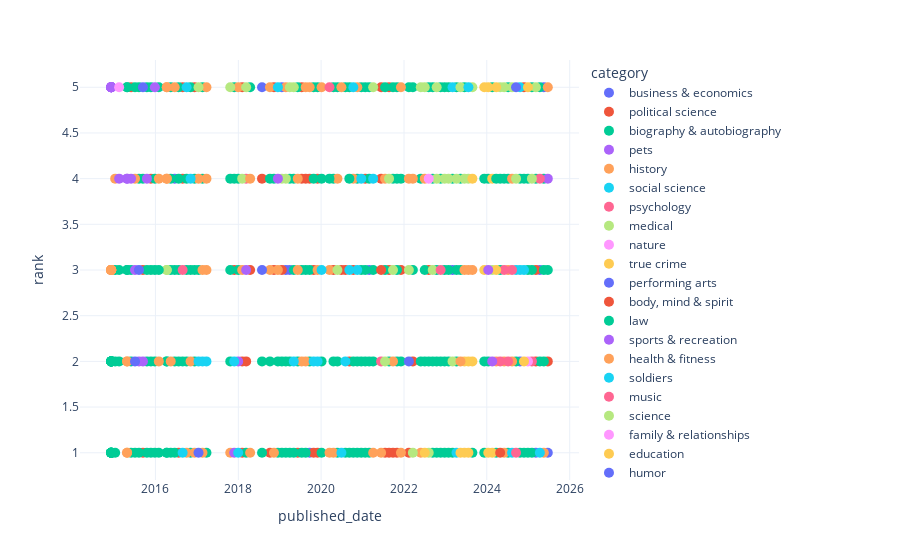

Notebook code cell kept with this figure:
### Code cell
fig = px.scatter(df[(df['rank']<6)], x = 'published_date', y = 'rank', color='category',opacity=1, hover_data='title',)
fig.update_traces(marker=dict(size=10))
fig.show()

fig.write_image("images/dots.svg")
fig.write_html("images/dots.html")

### Figure 1 — Plotly figure (JSON) as saved in the notebook; plotly's stock layout.template omitted (floating-point values rounded to 4 significant figures; data arrays with more than 128 entries replaced by an {"elided": "..."} marker saying what was removed)
{"data": [{"customdata": [["HOW COUNTRIES GO BROKE"], ["ABUNDANCE"], ["ABUNDANCE"], ["THE TECHNOLOGICAL REPUBLIC"], ["REVENGE OF THE TIPPING POINT"], ["UNSCRIPTED"], ["THINK AGAIN"], ["CALL SIGN CHAOS"], ["BAD BLOOD"], ["BAD BLOOD"], ["BAD BLOOD"], ["BAD BLOOD"], ["GRIT"]], "hovertemplate": "category=business & economics<br>published_date=%{x}<br>rank=%{y}<br>title=%{customdata[0]}<extra></extra>", "legendgroup": "business & economics", "marker": {"color": "#636efa", "opacity": 1, "size": 10, "symbol": "circle"}, "mode": "markers", "name": "business & economics", "orientation": "v", "showlegend": true, "type": "scatter", "x": ["2025-06-22", "2025-05-18", "2025-04-13", "2025-03-09", "2024-10-20", "2023-03-05", "2021-02-28", "2019-09-22", "2019-03-31", "2019-02-24", "2019-01-20", "2018-07-29", "2016-06-19"], "xaxis": "x", "y": [1, 5, 3, 1, 2, 3, 3, 1, 3, 3, 5, 5, 4], "yaxis": "y"}, {"customdata": [["ORIGINAL SIN"], ["SEVEN THINGS YOU CAN'T SAY ABOUT CHINA"], ["ON TYRANNY"], ["ON TYRANNY"], ["THANK YOU FOR YOUR SERVITUDE"], ["RED-HANDED"], ["RED-HANDED"], ["BETRAYAL"], ["MIDNIGHT IN WASHINGTON"], ["AMERICAN MARXISM"], ["AMERICAN MARXISM"], ["I ALONE CAN FIX IT"], ["THE PREMONITION"], ["NIGHTMARE SCENARIO"], ["ZERO FAIL"], ["THE PREMONITION"], ["ON TYRANNY"], ["BLACKOUT"], ["LIVE FREE OR DIE"], ["HOW TO BE AN ANTIRACIST"], ["HOW TO BE AN ANTIRACIST"], ["FRONT ROW AT THE TRUMP SHOW"], ["TRIGGERED"], ["WITH ALL DUE RESPECT"], ["BLOWOUT"], ["WITCH HUNT"], ["RADICALS, RESISTANCE AND REVENGE"], ["UNFREEDOM OF THE PRESS"], ["UNFREEDOM OF THE PRESS"], ["THE MUELLER REPORT"], ["UNFREEDOM OF THE PRESS"], ["THE POINT OF IT ALL"], ["SHIP OF FOOLS"], ["FEAR"], ["FEAR"], ["THINGS THAT MATTER"], ["RUSSIAN ROULETTE"], ["FIRE AND FURY"], ["FIRE AND FURY"], ["IT'S EVEN WORSE THAN YOU THINK"], ["TRUMPOCRACY"], ["HACKS"], ["THANK YOU FOR BEING LATE"], ["HILLARY'S AMERICA"], ["ARMAGEDDON"], ["CRISIS OF CHARACTER"], ["CRIPPLED AMERICA"], ["IT IS ABOUT ISLAM"], ["PLUNDER AND DECEIT"], ["CLINTON CASH"]], "hovertemplate": "category=political science<br>published_date=%{x}<br>rank=%{y}<br>title=%{customdata[0]}<extra></extra>", "legendgroup": "political science", "marker": {"color": "#EF553B", "opacity": 1, "size": 10, "symbol": "circle"}, "mode": "markers", "name": "political science", "orientation": "v", "showlegend": true, "type": "scatter", "x": ["2025-06-22", "2025-03-09", "2025-03-09", "2024-11-24", "2022-08-07", "2022-03-20", "2022-02-13", "2021-12-05", "2021-10-31", "2021-09-26", "2021-08-22", "2021-08-22", "2021-08-22", "2021-07-18", "2021-06-13", "2021-06-13", "2021-01-24", "2020-10-11", "2020-09-06", "2020-08-02", "2020-06-28", "2020-04-19", "2019-12-01", "2019-12-01", "2019-10-27", "2019-10-27", "2019-09-22", "2019-08-18", "2019-07-14", "2019-07-14", "2019-06-09", "2019-01-20", "2018-11-11", "2018-11-11", "2018-10-07", "2018-07-29", "2018-04-15", "2018-03-11", "2018-02-04", "2018-02-04", "2018-02-04", "2017-11-26", "2016-12-11", "2016-08-28", "2016-08-28", "2016-07-24", "2015-11-22", "2015-09-13", "2015-09-13", "2015-05-31"], "xaxis": "x", "y": [2, 2, 3, 5, 3, 2, 1, 3, 1, 1, 1, 3, 5, 1, 4, 5, 4, 3, 2, 3, 3, 3, 1, 4, 1, 3, 4, 4, 4, 5, 1, 3, 3, 5, 1, 4, 3, 2, 1, 2, 5, 3, 5, 4, 5, 1, 4, 1, 3, 5], "yaxis": "y"}, {"customdata": {"elided": "228x1 str values"}, "hovertemplate": "category=biography & autobiography<br>published_date=%{x}<br>rank=%{y}<br>title=%{customdata[0]}<extra></extra>", "legendgroup": "biography & autobiography", "marker": {"color": "#00cc96", "opacity": 1, "size": 10, "symbol": "circle"}, "mode": "markers", "name": "biography & autobiography", "orientation": "v", "showlegend": true, "type": "scatter", "x": {"elided": "228 str values"}, "xaxis": "x", "y": {"elided": "228 int values"}, "yaxis": "y"}, {"customdata": [["THIS DOG WILL CHANGE YOUR LIFE"]], "hovertemplate": "category=pets<br>published_date=%{x}<br>rank=%{y}<br>title=%{customdata[0]}<extra></extra>", "legendgroup": "pets", "marker": {"color": "#ab63fa", "opacity": 1, "size": 10, "symbol": "circle"}, "mode": "markers", "name": "pets", "orientation": "v", "showlegend": true, "type": "scatter", "x": ["2025-06-22"], "xaxis": "x", "y": [4], "yaxis": "y"}, {"customdata": [["TRUMP'S TRIUMPH"], ["THE FATE OF THE DAY"], ["AUTOCRACY, INC."], ["THE DEMON OF UNREST"], ["THE DEMON OF UNREST"], ["THE SITUATION ROOM"], ["THE DEMON OF UNREST"], ["BLOOD MONEY"], ["KILLING THE KILLERS"], ["KILLING THE KILLERS"], ["THE 1619 PROJECT"], ["THE 1619 PROJECT"], ["THE 1619 PROJECT"], ["COUNTDOWN BIN LADEN"], ["KILLING THE MOB"], ["KILLING THE MOB"], ["THIS IS THE FIRE"], ["KILLING CRAZY HORSE"], ["KILLING CRAZY HORSE"], ["COUNTDOWN 1945"], ["THE SPLENDID AND THE VILE"], ["THE SPLENDID AND THE VILE"], ["THE SPLENDID AND THE VILE"], ["UNKNOWN VALOR"], ["SAM HOUSTON AND THE ALAMO AVENGERS"], ["SAM HOUSTON AND THE ALAMO AVENGERS"], ["THE PIONEERS"], ["THREE WOMEN"], ["THE PIONEERS"], ["THE PIONEERS"], ["THE PIONEERS"], ["SEA STORIES"], ["THE FIRST CONSPIRACY"], ["KILLING THE SS"], ["KILLING THE SS"], ["LEADERSHIP"], ["THESE TRUTHS"], ["HORSE SOLDIERS"], ["ANDREW JACKSON AND THE MIRACLE OF NEW ORLEANS"], ["KILLING ENGLAND"], ["HIDDEN FIGURES"], ["KILLING THE RISING SUN"], ["THE ZOOKEEPER’S WIFE"], ["HIDDEN FIGURES"], ["KILLING THE RISING SUN"], ["KILLING THE RISING SUN"], ["KILLING THE RISING SUN"], ["KILLING THE RISING SUN"], ["KILLING THE RISING SUN"], ["THE GENE"], ["DEAD WAKE"], ["FROZEN IN TIME"], ["DEAD WAKE"], ["FROZEN IN TIME"], ["13 HOURS"], ["THE RESIDENCE"], ["DEAD WAKE"], ["THE RESIDENCE"], ["DEAD WAKE"], ["THE RESIDENCE"], ["DEAD WAKE"], ["KILLING PATTON"], ["KILLING PATTON"], ["KILLING PATTON"], ["KILLING PATTON"], ["KILLING PATTON"], ["KILLING PATTON"], ["KILLING PATTON"], ["KILLING PATTON"], ["KILLING PATTON"], ["KILLING PATTON"], ["KILLING PATTON"]], "hovertemplate": "category=history<br>published_date=%{x}<br>rank=%{y}<br>title=%{customdata[0]}<extra></extra>", "legendgroup": "history", "marker": {"color": "#FFA15A", "opacity": 1, "size": 10, "symbol": "circle"}, "mode": "markers", "name": "history", "orientation": "v", "showlegend": true, "type": "scatter", "x": ["2025-06-22", "2025-05-18", "2024-08-11", "2024-08-11", "2024-07-07", "2024-06-02", "2024-06-02", "2024-03-24", "2022-07-03", "2022-05-29", "2022-03-20", "2022-02-13", "2021-12-05", "2021-09-26", "2021-07-18", "2021-06-13", "2021-04-04", "2020-11-15", "2020-10-11", "2020-06-28", "2020-05-24", "2020-04-19", "2020-03-15", "2020-03-15", "2020-01-05", "2019-12-01", "2019-09-22", "2019-08-18", "2019-08-18", "2019-07-14", "2019-06-09", "2019-06-09", "2019-02-24", "2018-12-16", "2018-11-11", "2018-10-07", "2018-10-07", "2018-02-04", "2017-12-31", "2017-10-22", "2017-03-26", "2017-03-26", "2017-03-26", "2017-02-19", "2017-02-19", "2017-01-15", "2016-12-11", "2016-11-06", "2016-10-02", "2016-06-19", "2016-04-10", "2016-04-10", "2016-04-10", "2016-04-10", "2016-01-31", "2016-01-31", "2015-07-05", "2015-04-26", "2015-04-26", "2015-04-26", "2015-04-26", "2015-01-11", "2014-12-07", "2014-12-07", "2014-12-07", "2014-12-07", "2014-12-07", "2014-12-07", "2014-12-07", "2014-12-07", "2014-12-07", "2014-12-07"], "xaxis": "x", "y": [5, 1, 2, 4, 3, 1, 2, 2, 4, 1, 4, 4, 1, 2, 4, 1, 1, 5, 4, 5, 4, 1, 1, 3, 5, 3, 5, 2, 5, 2, 3, 4, 5, 3, 1, 3, 5, 3, 5, 1, 3, 4, 5, 1, 3, 4, 1, 2, 1, 5, 4, 5, 4, 5, 2, 4, 4, 1, 2, 1, 2, 4, 3, 3, 3, 3, 3, 3, 3, 3, 3, 3], "yaxis": "y"}, {"customdata": [["EVERYTHING IS TUBERCULOSIS"], ["HILLBILLY ELEGY"], ["THE MESSAGE"], ["HILLBILLY ELEGY"], ["HILLBILLY ELEGY"], ["HILLBILLY ELEGY"], ["POVERTY, BY AMERICA"], ["CASTE"], ["CASTE"], ["CASTE"], ["CASTE"], ["CASTE"], ["CASTE"], ["WHITE FRAGILITY"], ["WHITE FRAGILITY"], ["TALKING TO STRANGERS"], ["TALKING TO STRANGERS"], ["TALKING TO STRANGERS"], ["THE SECOND MOUNTAIN"], ["HILLBILLY ELEGY"], ["HILLBILLY ELEGY"], ["HILLBILLY ELEGY"], ["HILLBILLY ELEGY"], ["HILLBILLY ELEGY"], ["HILLBILLY ELEGY"], ["HILLBILLY ELEGY"]], "hovertemplate": "category=social science<br>published_date=%{x}<br>rank=%{y}<br>title=%{customdata[0]}<extra></extra>", "legendgroup": "social science", "marker": {"color": "#19d3f3", "opacity": 1, "size": 10, "symbol": "circle"}, "mode": "markers", "name": "social science", "orientation": "v", "showlegend": true, "type": "scatter", "x": ["2025-04-13", "2024-11-24", "2024-10-20", "2024-10-20", "2024-09-15", "2024-08-11", "2023-04-09", "2023-03-05", "2021-04-04", "2020-12-20", "2020-11-15", "2020-10-11", "2020-09-06", "2020-08-02", "2020-06-28", "2020-01-05", "2019-12-01", "2019-10-27", "2019-05-05", "2018-12-16", "2017-03-26", "2017-02-19", "2017-01-15", "2016-11-06", "2016-10-02", "2016-08-28"], "xaxis": "x", "y": [1, 3, 3, 5, 3, 1, 1, 5, 4, 4, 3, 5, 3, 2, 1, 3, 2, 2, 2, 5, 2, 2, 2, 4, 5, 1], "yaxis": "y"}, {"customdata": [["THE ANXIOUS GENERATION"], ["THE ANXIOUS GENERATION"], ["THE ANXIOUS GENERATION"], ["THE ANXIOUS GENERATION"], ["THE ANXIOUS GENERATION"], ["THE ANXIOUS GENERATION"], ["THE ANXIOUS GENERATION"], ["WHAT HAPPENED TO YOU?"], ["ENLIGHTENMENT NOW"]], "hovertemplate": "category=psychology<br>published_date=%{x}<br>rank=%{y}<br>title=%{customdata[0]}<extra></extra>", "legendgroup": "psychology", "marker": {"color": "#FF6692", "opacity": 1, "size": 10, "symbol": "circle"}, "mode": "markers", "name": "psychology", "orientation": "v", "showlegend": true, "type": "scatter", "x": ["2025-04-13", "2025-02-02", "2024-09-15", "2024-08-11", "2024-07-07", "2024-06-02", "2024-04-28", "2021-06-13", "2018-03-11"], "xaxis": "x", "y": [4, 2, 1, 3, 2, 3, 2, 2, 4], "yaxis": "y"}, {"customdata": [["THE BODY KEEPS THE SCORE"], ["THE BODY KEEPS THE SCORE"], ["THE BODY KEEPS THE SCORE"], ["THE BODY KEEPS THE SCORE"], ["THE BODY KEEPS THE SCORE"], ["THE BODY KEEPS THE SCORE"], ["THE BODY KEEPS THE SCORE"], ["THE BODY KEEPS THE SCORE"], ["THE BODY KEEPS THE SCORE"], ["THE BODY KEEPS THE SCORE"], ["THE BODY KEEPS THE SCORE"], ["THE BODY KEEPS THE SCORE"], ["THE BODY KEEPS THE SCORE"], ["THE BODY KEEPS THE SCORE"], ["THE BODY KEEPS THE SCORE"], ["THE BODY KEEPS THE SCORE"], ["THE BODY KEEPS THE SCORE"], ["THE BODY KEEPS THE SCORE"], ["THE BODY KEEPS THE SCORE"], ["THE BODY KEEPS THE SCORE"], ["THE BODY KEEPS THE SCORE"], ["THE BODY KEEPS THE SCORE"], ["THE BODY KEEPS THE SCORE"], ["THE BODY KEEPS THE SCORE"], ["THE BODY KEEPS THE SCORE"]], "hovertemplate": "category=medical<br>published_date=%{x}<br>rank=%{y}<br>title=%{customdata[0]}<extra></extra>", "legendgroup": "medical", "marker": {"color": "#B6E880", "opacity": 1, "size": 10, "symbol": "circle"}, "mode": "markers", "name": "medical", "orientation": "v", "showlegend": true, "type": "scatter", "x": ["2025-03-09", "2025-02-02", "2024-09-15", "2024-08-11", "2024-06-02", "2024-04-28", "2024-02-18", "2023-08-27", "2023-07-23", "2023-06-18", "2023-05-14", "2023-04-09", "2023-03-05", "2023-01-29", "2022-12-25", "2022-10-16", "2022-09-11", "2022-08-07", "2022-07-03", "2022-05-29", "2022-03-20", "2022-02-13", "2021-09-26", "2021-08-22", "2021-07-18"], "xaxis": "x", "y": [5, 4, 4, 5, 5, 5, 3, 5, 4, 4, 5, 4, 2, 4, 4, 5, 3, 1, 5, 5, 1, 3, 3, 4, 2], "yaxis": "y"}, {"customdata": [["THE BACKYARD BIRD CHRONICLES"]], "hovertemplate": "category=nature<br>published_date=%{x}<br>rank=%{y}<br>title=%{customdata[0]}<extra></extra>", "legendgroup": "nature", "marker": {"color": "#FF97FF", "opacity": 1, "size": 10, "symbol": "circle"}, "mode": "markers", "name": "nature", "orientation": "v", "showlegend": true, "type": "scatter", "x": ["2024-12-29"], "xaxis": "x", "y": [2], "yaxis": "y"}, {"customdata": [["FRAMED"], ["FRAMED"], ["THE WAGER"], ["KILLERS OF THE FLOWER MOON"], ["KILLERS OF THE FLOWER MOON"], ["THE WAGER"], ["THE WAGER"], ["KILLERS OF THE FLOWER MOON"], ["KILLERS OF THE FLOWER MOON"], ["THE WAGER"], ["KILLERS OF THE FLOWER MOON"], ["THE WAGER"], ["KILLERS OF THE FLOWER MOON"], ["THE WAGER"], ["THE WAGER"], ["KILLERS OF THE FLOWER MOON"], ["THE WAGER"]], "hovertemplate": "category=true crime<br>published_date=%{x}<br>rank=%{y}<br>title=%{customdata[0]}<extra></extra>", "legendgroup": "true crime", "marker": {"color": "#FECB52", "opacity": 1, "size": 10, "symbol": "circle"}, "mode": "markers", "name": "true crime", "orientation": "v", "showlegend": true, "type": "scatter", "x": ["2024-12-29", "2024-11-24", "2024-03-24", "2024-03-24", "2024-02-18", "2024-02-18", "2024-01-14", "2024-01-14", "2023-12-10", "2023-12-10", "2023-08-27", "2023-08-27", "2023-07-23", "2023-07-23", "2023-06-18", "2023-06-18", "2023-05-14"], "xaxis": "x", "y": [5, 2, 3, 5, 1, 4, 1, 5, 3, 5, 2, 4, 1, 2, 1, 2, 1], "yaxis": "y"}, {"customdata": [["WHAT'S NEXT"]], "hovertemplate": "category=performing arts<br>published_date=%{x}<br>rank=%{y}<br>title=%{customdata[0]}<extra></extra>", "legendgroup": "performing arts", "marker": {"color": "#636efa", "opacity": 1, "size": 10, "symbol": "circle"}, "mode": "markers", "name": "performing arts", "orientation": "v", "showlegend": true, "type": "scatter", "x": ["2024-09-15"], "xaxis": "x", "y": [5], "yaxis": "y"}, {"customdata": [["SOMEHOW"]], "hovertemplate": "category=body, mind & spirit<br>published_date=%{x}<br>rank=%{y}<br>title=%{customdata[0]}<extra></extra>", "legendgroup": "body, mind & spirit", "marker": {"color": "#EF553B", "opacity": 1, "size": 10, "symbol": "circle"}, "mode": "markers", "name": "body, mind & spirit", "orientation": "v", "showlegend": true, "type": "scatter", "x": ["2024-04-28"], "xaxis": "x", "y": [1], "yaxis": "y"}, {"customdata": [["THE TRUMP INDICTMENTS"], ["JUST MERCY"], ["A MORE PERFECT UNION"]], "hovertemplate": "category=law<br>published_date=%{x}<br>rank=%{y}<br>title=%{customdata[0]}<extra></extra>", "legendgroup": "law", "marker": {"color": "#00cc96", "opacity": 1, "size": 10, "symbol": "circle"}, "mode": "markers", "name": "law", "orientation": "v", "showlegend": true, "type": "scatter", "x": ["2024-03-24", "2020-09-06", "2015-11-22"], "xaxis": "x", "y": [4, 4, 5], "yaxis": "y"}, {"customdata": [["THE BOYS IN THE BOAT"], ["THE BOYS IN THE BOAT"], ["THE BOYS IN THE BOAT"], ["THE BOYS IN THE BOAT"], ["THE BOYS IN THE BOAT"], ["THE BOYS IN THE BOAT"], ["THE BOYS IN THE BOAT"], ["THE BOYS IN THE BOAT"], ["THE BOYS IN THE BOAT"], ["THE BOYS IN THE BOAT"], ["THE BOYS IN THE BOAT"], ["THE BOYS IN THE BOAT"], ["THE BOYS IN THE BOAT"], ["THE BOYS IN THE BOAT"], ["THE BOYS IN THE BOAT"], ["THE BOYS IN THE BOAT"], ["THE BOYS IN THE BOAT"], ["THE BOYS IN THE BOAT"], ["THE BOYS IN THE BOAT"], ["THE BOYS IN THE BOAT"], ["THE BOYS IN THE BOAT"]], "hovertemplate": "category=sports & recreation<br>published_date=%{x}<br>rank=%{y}<br>title=%{customdata[0]}<extra></extra>", "legendgroup": "sports & recreation", "marker": {"color": "#ab63fa", "opacity": 1, "size": 10, "symbol": "circle"}, "mode": "markers", "name": "sports & recreation", "orientation": "v", "showlegend": true, "type": "scatter", "x": ["2024-02-18", "2024-01-14", "2015-12-27", "2015-10-18", "2015-09-13", "2015-08-09", "2015-07-05", "2015-05-31", "2015-04-26", "2015-04-26", "2015-02-15", "2014-12-07", "2014-12-07", "2014-12-07", "2014-12-07", "2014-12-07", "2014-12-07", "2014-12-07", "2014-12-07", "2014-12-07", "2014-12-07"], "xaxis": "x", "y": [2, 3, 5, 4, 2, 2, 3, 4, 4, 4, 4, 5, 5, 5, 5, 5, 5, 5, 5, 5, 5], "yaxis": "y"}, {"customdata": [["OUTLIVE"], ["OUTLIVE"], ["OUTLIVE"], ["OUTLIVE"], ["THE REAL ANTHONY FAUCI"], ["THE SLEEP REVOLUTION"]], "hovertemplate": "category=health & fitness<br>published_date=%{x}<br>rank=%{y}<br>title=%{customdata[0]}<extra></extra>", "legendgroup": "health & fitness", "marker": {"color": "#FFA15A", "opacity": 1, "size": 10, "symbol": "circle"}, "mode": "markers", "name": "health & fitness", "orientation": "v", "showlegend": true, "type": "scatter", "x": ["2023-08-27", "2023-07-23", "2023-06-18", "2023-05-14", "2021-12-05", "2016-05-15"], "xaxis": "x", "y": [3, 3, 3, 2, 5, 2], "yaxis": "y"}, {"customdata": [["UNBROKEN BONDS OF BATTLE"]], "hovertemplate": "category=soldiers<br>published_date=%{x}<br>rank=%{y}<br>title=%{customdata[0]}<extra></extra>", "legendgroup": "soldiers", "marker": {"color": "#19d3f3", "opacity": 1, "size": 10, "symbol": "circle"}, "mode": "markers", "name": "soldiers", "orientation": "v", "showlegend": true, "type": "scatter", "x": ["2023-07-23"], "xaxis": "x", "y": [5], "yaxis": "y"}, {"customdata": [["THE PHILOSOPHY OF MODERN SONG"], ["OPEN BOOK"]], "hovertemplate": "category=music<br>published_date=%{x}<br>rank=%{y}<br>title=%{customdata[0]}<extra></extra>", "legendgroup": "music", "marker": {"color": "#FF6692", "opacity": 1, "size": 10, "symbol": "circle"}, "mode": "markers", "name": "music", "orientation": "v", "showlegend": true, "type": "scatter", "x": ["2022-11-20", "2020-03-15"], "xaxis": "x", "y": [3, 5], "yaxis": "y"}, {"customdata": [["STARRY MESSENGER"], ["HOW TO AVOID A CLIMATE DISASTER"], ["PLAGUE OF CORRUPTION"], ["SAPIENS"], ["MAMA'S LAST HUG"], ["SAPIENS"], ["SAPIENS"], ["ASTROPHYSICS FOR PEOPLE IN A HURRY"], ["ASTROPHYSICS FOR PEOPLE IN A HURRY"], ["ASTROPHYSICS FOR PEOPLE IN A HURRY"], ["THE UNDOING PROJECT"], ["SEVEN BRIEF LESSONS ON PHYSICS"], ["SEVEN BRIEF LESSONS ON PHYSICS"]], "hovertemplate": "category=science<br>published_date=%{x}<br>rank=%{y}<br>title=%{customdata[0]}<extra></extra>", "legendgroup": "science", "marker": {"color": "#B6E880", "opacity": 1, "size": 10, "symbol": "circle"}, "mode": "markers", "name": "science", "orientation": "v", "showlegend": true, "type": "scatter", "x": ["2022-10-16", "2021-04-04", "2020-05-24", "2019-05-05", "2019-03-31", "2019-02-24", "2019-01-20", "2018-03-11", "2018-02-04", "2017-10-22", "2017-01-15", "2016-04-10", "2016-04-10"], "xaxis": "x", "y": [4, 5, 3, 5, 5, 4, 4, 5, 4, 5, 5, 3, 3], "yaxis": "y"}, {"customdata": [["HAPPY-GO-LUCKY"], ["BEING MORTAL"]], "hovertemplate": "category=family & relationships<br>published_date=%{x}<br>rank=%{y}<br>title=%{customdata[0]}<extra></extra>", "legendgroup": "family & relationships", "marker": {"color": "#FF97FF", "opacity": 1, "size": 10, "symbol": "circle"}, "mode": "markers", "name": "family & relationships", "orientation": "v", "showlegend": true, "type": "scatter", "x": ["2022-08-07", "2015-02-15"], "xaxis": "x", "y": [4, 5], "yaxis": "y"}, {"customdata": [["BATTLE FOR THE AMERICAN MIND"]], "hovertemplate": "category=education<br>published_date=%{x}<br>rank=%{y}<br>title=%{customdata[0]}<extra></extra>", "legendgroup": "education", "marker": {"color": "#FECB52", "opacity": 1, "size": 10, "symbol": "circle"}, "mode": "markers", "name": "education", "orientation": "v", "showlegend": true, "type": "scatter", "x": ["2022-07-03"], "xaxis": "x", "y": [1], "yaxis": "y"}, {"customdata": [["HOW TO BE PERFECT"], ["CALYPSO"], ["THE PRINCESS DIARIST"], ["MODERN ROMANCE"], ["MODERN ROMANCE"], ["MODERN ROMANCE"]], "hovertemplate": "category=humor<br>published_date=%{x}<br>rank=%{y}<br>title=%{customdata[0]}<extra></extra>", "legendgroup": "humor", "marker": {"color": "#636efa", "opacity": 1, "size": 10, "symbol": "circle"}, "mode": "markers", "name": "humor", "orientation": "v", "showlegend": true, "type": "scatter", "x": ["2022-02-13", "2018-07-29", "2017-01-15", "2015-09-13", "2015-08-09", "2015-07-05"], "xaxis": "x", "y": [2, 3, 1, 5, 3, 2], "yaxis": "y"}, {"customdata": [["THE ANTHROPOCENE REVIEWED"]], "hovertemplate": "category=literary collections<br>published_date=%{x}<br>rank=%{y}<br>title=%{customdata[0]}<extra></extra>", "legendgroup": "literary collections", "marker": {"color": "#EF553B", "opacity": 1, "size": 10, "symbol": "circle"}, "mode": "markers", "name": "literary collections", "orientation": "v", "showlegend": true, "type": "scatter", "x": ["2021-06-13"], "xaxis": "x", "y": [3], "yaxis": "y"}, {"customdata": [["THE HOPE OF GLORY"], ["THE NAME OF GOD IS MERCY"]], "hovertemplate": "category=religion<br>published_date=%{x}<br>rank=%{y}<br>title=%{customdata[0]}<extra></extra>", "legendgroup": "religion", "marker": {"color": "#00cc96", "opacity": 1, "size": 10, "symbol": "circle"}, "mode": "markers", "name": "religion", "orientation": "v", "showlegend": true, "type": "scatter", "x": ["2020-03-15", "2016-01-31"], "xaxis": "x", "y": [4, 3], "yaxis": "y"}, {"customdata": [["SHADE"], ["OBAMA"], ["OBAMA"], ["OBAMA"]], "hovertemplate": "category=photography<br>published_date=%{x}<br>rank=%{y}<br>title=%{customdata[0]}<extra></extra>", "legendgroup": "photography", "marker": {"color": "#ab63fa", "opacity": 1, "size": 10, "symbol": "circle"}, "mode": "markers", "name": "photography", "orientation": "v", "showlegend": true, "type": "scatter", "x": ["2018-12-16", "2018-03-11", "2017-12-31", "2017-11-26"], "xaxis": "x", "y": [4, 3, 2, 1], "yaxis": "y"}, {"customdata": [["THIS IS ME"], ["DEAR MADAM PRESIDENT"]], "hovertemplate": "category=self-help<br>published_date=%{x}<br>rank=%{y}<br>title=%{customdata[0]}<extra></extra>", "legendgroup": "self-help", "marker": {"color": "#FFA15A", "opacity": 1, "size": 10, "symbol": "circle"}, "mode": "markers", "name": "self-help", "orientation": "v", "showlegend": true, "type": "scatter", "x": ["2018-04-15", "2018-04-15"], "xaxis": "x", "y": [1, 4], "yaxis": "y"}, {"customdata": [["LEONARDO DA VINCI"], ["LEONARDO DA VINCI"]], "hovertemplate": "category=art<br>published_date=%{x}<br>rank=%{y}<br>title=%{customdata[0]}<extra></extra>", "legendgroup": "art", "marker": {"color": "#19d3f3", "opacity": 1, "size": 10, "symbol": "circle"}, "mode": "markers", "name": "art", "orientation": "v", "showlegend": true, "type": "scatter", "x": ["2017-12-31", "2017-11-26"], "xaxis": "x", "y": [1, 2], "yaxis": "y"}, {"customdata": [["THE BOYS IN THE BOAT"]], "hovertemplate": "category=olympic games (11th : 1936 : berlin, germany)<br>published_date=%{x}<br>rank=%{y}<br>title=%{customdata[0]}<extra></extra>", "legendgroup": "olympic games (11th : 1936 : berlin, germany)", "marker": {"color": "#FF6692", "opacity": 1, "size": 10, "symbol": "circle"}, "mode": "markers", "name": "olympic games (11th : 1936 : berlin, germany)", "orientation": "v", "showlegend": true, "type": "scatter", "x": ["2016-08-28"], "xaxis": "x", "y": [3], "yaxis": "y"}], "layout": {"legend": {"title": {"text": "category"}, "tracegroupgap": 0}, "margin": {"t": 60}, "xaxis": {"anchor": "y", "domain": [0, 1], "title": {"text": "published_date"}}, "yaxis": {"anchor": "x", "domain": [0, 1], "title": {"text": "rank"}}}}
